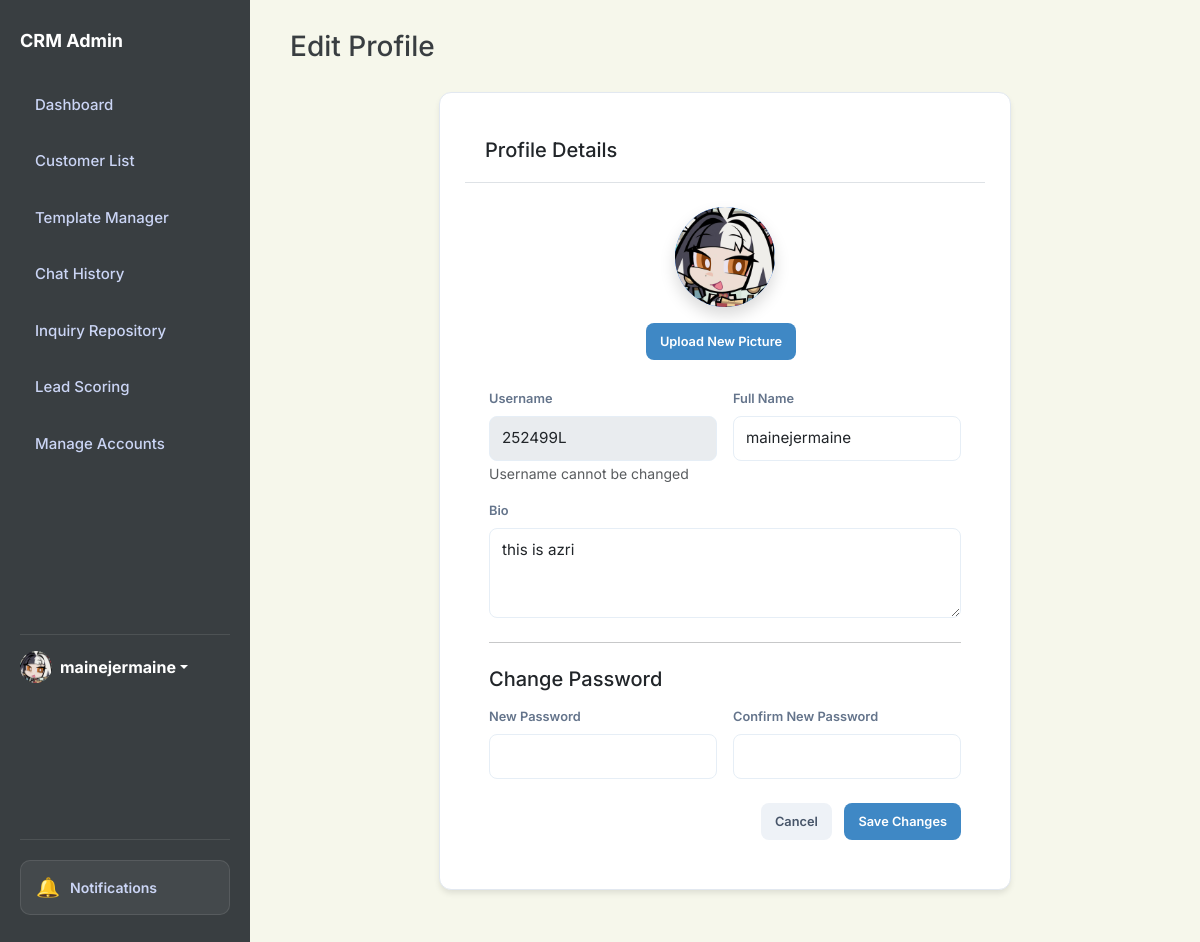
The app's page /profile (signed in) with its own data.
### app.py (models this page shows, shortened)
class User(db.Model):
    id = db.Column(db.Integer, primary_key=True)
    username = db.Column(db.String(80), unique=True, nullable=False)
    password = db.Column(db.String(200), nullable=False)
    name = db.Column(db.String(100), default='Admin')
    bio = db.Column(db.Text, default='')
    profile_picture = db.Column(db.String(200), default='https://ui-avatars.com/api/?name=Admin&background=random')
    role = db.Column(db.String(20), default='agent') # super_admin, agent
    preferences = db.Column(db.Text, default='{}') # Stores dashboard layout/stats as JSON

### app.py (the view, shortened to what this page needs)
@app.route('/profile', methods=['GET', 'POST'])
def profile():
    if not session.get('logged_in'):
        return redirect(url_for('login'))
    user_id = session.get('user_id')
    if not user_id:
        session.clear()
        return redirect(url_for('login'))
    user = User.query.get(user_id)
    if not user:
        session.clear()
        return redirect(url_for('login'))
    return render_template('edit_profile.html', user=user)

### app.py (called while the page is built)
@app.context_processor
def inject_search_data():
    customers = Customer.query.all()
    inquiries = Inquiry.query.all()
    rules = Rule.query.all()
    templates = AutoReplyTemplate.query.all()
    faqs = FAQ.query.all()
    search_seed = []
    for c in customers:
        search_seed.append({"display": c.name, "category": "Customer", "page": "/customers"})
    for i in inquiries:
        search_seed.append({"display": f"Inquiry: {i.customer}", "category": "Inquiry", "page": f"/inquiry/{i.id}"})
    for r in rules:
        search_seed.append({"display": r.name, "category": "Rule", "page": "/scoring"})
    for t in templates:
        search_seed.append({"display": t.title, "category": "Template", "page": "/templates-manager"})
    for f in faqs:
        search_seed.append({"display": f.question, "category": "FAQ", "page": "/templates-manager"})
    return dict(search_seed=search_seed)

@app.before_request
def require_login():
    allowed_routes = ['login', 'static']
    if request.endpoint and request.endpoint not in allowed_routes and not session.get('logged_in'):
        return redirect(url_for('login'))
    if session.get('logged_in') and session.get('user_id'):
        user = User.query.get(session.get('user_id'))
        if user:
            session['user_role'] = user.role
            session['user_name'] = user.name
            session['user_pic'] = user.profile_picture

### templates/edit_profile.html (shortened to what this page needs)
<!DOCTYPE html>
<html lang="en">
<head>
    <link href="https://cdn.jsdelivr.net/npm/bootstrap@5.3.0/dist/css/bootstrap.min.css" rel="stylesheet">
    <link rel="stylesheet" href="{{ url_for('static', filename='style.css') }}">
</head>
<body id="page-profile">
    <aside class="sidebar">
        <h2>CRM Admin</h2>
        <a href="/dashboard" class="nav-link nav-dashboard internal-link">Dashboard</a>
        <a href="/customers" class="nav-link nav-customers internal-link">Customer List</a>
        <a href="/templates-manager" class="nav-link nav-templates internal-link">Template Manager</a>
        <a href="/history" class="nav-link nav-history internal-link">Chat History</a>
        <a href="/repository" class="nav-link nav-repository internal-link">Inquiry Repository</a>
        <a href="/scoring" class="nav-link nav-scoring internal-link">Lead Scoring</a>
        {% if session.get('user_role') == 'super_admin' %}
        <a href="/admin/create-account" class="nav-link nav-admin internal-link">Manage Accounts</a>
        {% endif %}
        <div class="mt-auto pt-3 border-top border-secondary" style="border-color: rgba(255,255,255,0.1) !important;">
            <div class="dropdown">
                <a href="#" class="d-flex align-items-center text-white text-decoration-none dropdown-toggle"
                    id="dropdownUser1" data-bs-toggle="dropdown" aria-expanded="false">
                    <div class="avatar-circle bg-primary text-white me-2"
                        style="width: 32px; height: 32px; font-size: 14px; display:flex; align-items:center; justify-content:center; border-radius:50%; overflow:hidden;">
                        {% if session.get('user_pic') and 'http' in session.get('user_pic') %}
                        <img src="{{ session.get('user_pic') }}" alt="User"
                            style="width:100%; height:100%; object-fit:cover;">
                        {% elif session.get('user_pic') %}
                        <img src="{{ url_for('static', filename='uploads/' + session.get('user_pic')) }}" alt="User"
                            style="width:100%; height:100%; object-fit:cover;">
                        {% else %}
                        {{ session.get('user_name', 'Admin')[0] | upper }}
                        {% endif %}
                    </div>
                    <strong>{{ session.get('user_name', 'Admin') }}</strong>
                </a>
            </div>
        </div>
    </aside>
    <main class="main">
        <div class="header">
            <h1 class="h3">Edit Profile</h1>
        </div>
        <div class="row">
            <div class="col-md-8 mx-auto">
                <div class="card">
                    <div class="card-header bg-white border-bottom">
                        <h5 class="mb-0">Profile Details</h5>
                    </div>
                    <div class="card-body p-4">
                        <form method="POST" enctype="multipart/form-data">
                            <div class="text-center mb-4">
                                <div class="avatar-circle bg-primary text-white mx-auto mb-3 shadow"
                                    style="width: 100px; height: 100px; font-size: 40px; display:flex; align-items:center; justify-content:center; border-radius:50%; overflow:hidden;">
                                    {% if user.profile_picture and 'http' in user.profile_picture %}
                                    <img src="{{ user.profile_picture }}" alt="Profile"
                                        style="width:100%; height:100%; object-fit:cover;">
                                    {% elif user.profile_picture %}
                                    <img src="{{ url_for('static', filename='uploads/' + user.profile_picture) }}"
                                        alt="Profile" style="width:100%; height:100%; object-fit:cover;">
                                    {% else %}
                                    {{ user.username[0] | upper }}
                                    {% endif %}
                                </div>
                                <div>
                                    <label for="profile_picture" class="btn btn-sm btn-primary">
                                        Upload New Picture <input type="file" id="profile_picture"
                                    </label>
                                </div>
                            </div>
                            <div class="row g-3">
                                <div class="col-md-6">
                                    <label for="username" class="form-label">Username</label>
                                    <input type="text" class="form-control" id="username" value="{{ user.username }}"
                                        disabled>
                                    <small class="text-muted">Username cannot be changed</small>
                                </div>
                                <div class="col-md-6">
                                    <label for="name" class="form-label">Full Name</label>
                                    <input type="text" class="form-control" id="name" name="name"
                                        value="{{ user.name }}">
                                </div>
                                <div class="col-12">
                                    <label for="bio" class="form-label">Bio</label>
                                    <textarea class="form-control" id="bio" name="bio"
                                        rows="3">{{ user.bio }}</textarea>
                                </div>
                            </div>
                            <hr class="my-4">
                            <h5 class="mb-3">Change Password</h5>
                            <div class="row g-3">
                                <div class="col-md-6">
                                    <label for="new_password" class="form-label">New Password</label>
                                    <input type="password" class="form-control" id="new_password" name="new_password">
                                </div>
                                <div class="col-md-6">
                                    <label for="confirm_password" class="form-label">Confirm New Password</label>
                                    <input type="password" class="form-control" id="confirm_password"
                                        name="confirm_password">
                                </div>
                            </div>
                            <div class="mt-4 text-end">
                                <a href="/dashboard" class="btn btn-gray me-2">Cancel</a>
                                <button type="submit" class="btn btn-primary">Save Changes</button>
                            </div>
                        </form>
                    </div>
                </div>
            </div>
        </div>
    </main>
</body>
</html>

### static/style.css (style rules this page uses)
:root { --blue: #3F88C5; --red: #E94F37; --green: #44BBA4; --gray: #64748b; --slate-900: #393E41; --slate-800: #4a5155; --border-radius: 12px; --bg-light: #F6F7EB; }
* { box-sizing: border-box; font-family: 'Inter', -apple-system, sans-serif; }
body { margin: 0; display: flex; background-color: var(--bg-light); color: var(--slate-900); height: 100vh; overflow: hidden; font-size: 16px; -webkit-font-smoothing: antialiased; }
.header { overflow: visible !important; }
.main { overflow-y: auto; overflow-x: visible !important; }
.sidebar { width: 250px; background: var(--slate-900); color: #fff; height: 100vh; padding: 30px 20px; flex-shrink: 0; display: flex; flex-direction: column; }
.sidebar h2 { font-size: 18px; margin-bottom: 30px; font-weight: 700; color: #fff; }
.nav-link { display: block; padding: 12px 15px; color: #cbd5f5; text-decoration: none; border-radius: 8px; margin-bottom: 10px; font-size: 15px; font-weight: 500; transition: 0.2s; }
.main { flex: 1; padding: 30px 40px; overflow-y: auto; max-width: 1600px; margin: 0 auto; width: 100%; }
.header { display: flex; justify-content: space-between; align-items: center; flex-shrink: 0; margin-bottom: 20px; gap: 20px; width: 100%; }
.card { background: white; padding: 25px; border-radius: var(--border-radius); box-shadow: 0 4px 6px -1px rgba(0, 0, 0, 0.1); border: 1px solid #e2e8f0; margin-bottom: 25px; }
.card-header { padding: 20px; border-bottom: 1px solid #e2e8f0; display: flex; justify-content: space-between; align-items: center; }
.avatar-circle { width: 44px; height: 44px; border-radius: 10px; background: #3b82f6; color: white; font-weight: 600; font-size: 15px; display: flex; align-items: center; justify-content: center; }
label { display: block; font-size: 0.8rem; margin-bottom: 5px; color: var(--gray); font-weight: 600; }
input, textarea, select { width: 100%; padding: 10px; border: 1px solid #e2e8f0; border-radius: 6px; font-size: 0.9rem; outline: none; }
.btn { padding: 8px 14px; border: none; border-radius: 6px; cursor: pointer; font-size: 0.8rem; font-weight: 600; transition: 0.2s; text-decoration: none; display: inline-block; }
.btn-blue, .btn-primary { background: var(--blue); color: white; }
.btn-gray { background: #e2e8f0; color: #475569; }
.form-control { width: 100%; padding: 10px 12px; border: 1px solid #e6eef6; border-radius: 8px; font-size: 0.95rem; background: #fff; transition: border-color .15s, box-shadow .15s, transform .06s; }
.btn { border-radius: 8px; padding: 9px 14px; font-weight: 600; }
.btn-gray { background: #eef2f7; color: #475569; }
.sidebar { z-index: 1; }
.text-center { text-align: center; }
.sidebar { display: flex; flex-direction: column; }

### records on screen
User: profile_picture (picture), get "mainejermaine", username "252499L", name "mainejermaine", bio "this is azri"
